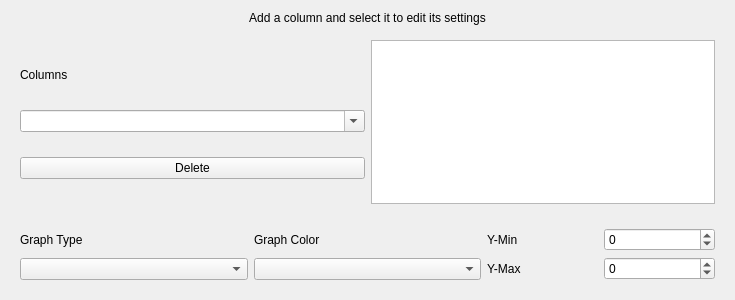
<?xml version="1.0" encoding="UTF-8"?>
<ui version="4.0">
 <class>GraphSettingsWidget</class>
 <widget class="QWidget" name="GraphSettingsWidget">
  <property name="geometry">
   <rect>
    <x>0</x>
    <y>0</y>
    <width>735</width>
    <height>300</height>
   </rect>
  </property>
  <property name="windowTitle">
   <string>graphSettingsWidget</string>
  </property>
  <layout class="QVBoxLayout" name="verticalLayout">
   <item>
    <widget class="QLabel" name="columDirections">
     <property name="text">
      <string>Add a column and select it to edit its settings</string>
     </property>
     <property name="alignment">
      <set>Qt::AlignCenter</set>
     </property>
    </widget>
   </item>
   <item>
    <widget class="QWidget" name="columnSelectionWidget" native="true">
     <property name="sizePolicy">
      <sizepolicy hsizetype="Preferred" vsizetype="Expanding">
       <horstretch>0</horstretch>
       <verstretch>0</verstretch>
      </sizepolicy>
     </property>
     <layout class="QHBoxLayout" name="horizontalLayout_3">
      <item>
       <layout class="QVBoxLayout" name="verticalLayout_2">
        <property name="spacing">
         <number>0</number>
        </property>
        <item>
         <widget class="QLabel" name="columnLabel">
          <property name="sizePolicy">
           <sizepolicy hsizetype="Preferred" vsizetype="Preferred">
            <horstretch>0</horstretch>
            <verstretch>0</verstretch>
           </sizepolicy>
          </property>
          <property name="minimumSize">
           <size>
            <width>0</width>
            <height>0</height>
           </size>
          </property>
          <property name="maximumSize">
           <size>
            <width>16777215</width>
            <height>20</height>
           </size>
          </property>
          <property name="text">
           <string>Columns</string>
          </property>
         </widget>
        </item>
        <item>
         <widget class="QComboBox" name="columnComboBox">
          <property name="sizePolicy">
           <sizepolicy hsizetype="Expanding" vsizetype="Fixed">
            <horstretch>0</horstretch>
            <verstretch>0</verstretch>
           </sizepolicy>
          </property>
          <property name="minimumSize">
           <size>
            <width>0</width>
            <height>0</height>
           </size>
          </property>
          <property name="editable">
           <bool>true</bool>
          </property>
          <property name="sizeAdjustPolicy">
           <enum>QComboBox::AdjustToContents</enum>
          </property>
         </widget>
        </item>
        <item>
         <widget class="QPushButton" name="columnDeleteButton">
          <property name="text">
           <string>Delete</string>
          </property>
         </widget>
        </item>
       </layout>
      </item>
      <item>
       <widget class="QListWidget" name="columnList">
        <property name="sizePolicy">
         <sizepolicy hsizetype="Expanding" vsizetype="Expanding">
          <horstretch>0</horstretch>
          <verstretch>0</verstretch>
         </sizepolicy>
        </property>
       </widget>
      </item>
     </layout>
    </widget>
   </item>
   <item>
    <widget class="QWidget" name="columnSettingWidget" native="true">
     <layout class="QHBoxLayout" name="horizontalLayout_2">
      <item>
       <layout class="QVBoxLayout" name="verticalLayout_4">
        <item>
         <widget class="QLabel" name="graphTypeLabel">
          <property name="text">
           <string>Graph Type</string>
          </property>
         </widget>
        </item>
        <item>
         <widget class="QComboBox" name="graphTypeComboBox"/>
        </item>
       </layout>
      </item>
      <item>
       <layout class="QVBoxLayout" name="verticalLayout_5">
        <item>
         <widget class="QLabel" name="graphColorLabel">
          <property name="text">
           <string>Graph Color</string>
          </property>
         </widget>
        </item>
        <item>
         <widget class="QComboBox" name="graphColorComboBox"/>
        </item>
       </layout>
      </item>
      <item>
       <layout class="QGridLayout" name="gridLayout">
        <item row="2" column="0">
         <widget class="QLabel" name="YMaxLabel">
          <property name="text">
           <string>Y-Max</string>
          </property>
         </widget>
        </item>
        <item row="0" column="0">
         <widget class="QLabel" name="yMinLabel">
          <property name="text">
           <string>Y-Min</string>
          </property>
         </widget>
        </item>
        <item row="0" column="1">
         <widget class="QSpinBox" name="yMinBox">
          <property name="minimum">
           <number>-999999999</number>
          </property>
          <property name="maximum">
           <number>999999999</number>
          </property>
         </widget>
        </item>
        <item row="2" column="1">
         <widget class="QSpinBox" name="yMaxBox">
          <property name="minimum">
           <number>-999999999</number>
          </property>
          <property name="maximum">
           <number>999999999</number>
          </property>
         </widget>
        </item>
       </layout>
      </item>
     </layout>
    </widget>
   </item>
  </layout>
 </widget>
 <resources/>
 <connections/>
</ui>
